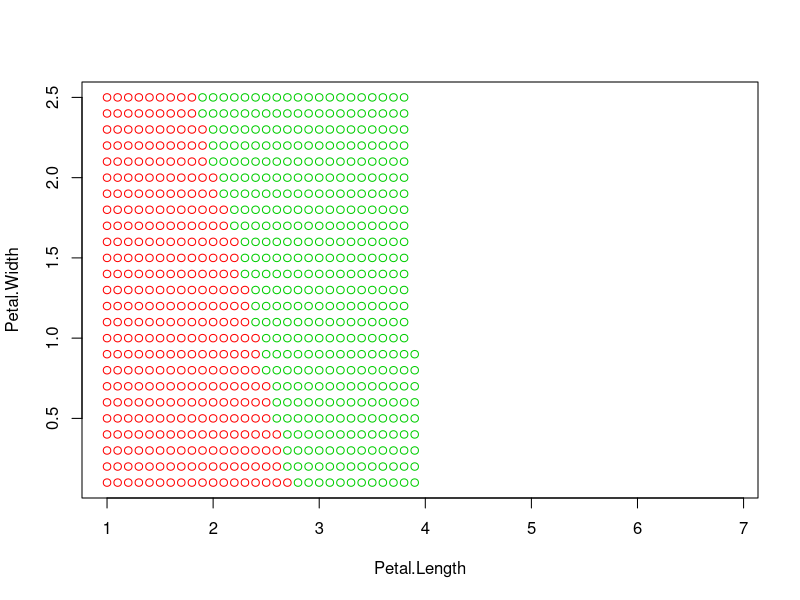

Write the R code that produced this figure. (Note: a time limit stopped this script after it produced the figure.)
colors <- c("setosa" = "red", "versicolor" = "green3", "virginica" = "blue")
plot(NULL, NULL, type = "l", xlim = c(min(iris[, 3]), max(iris[, 3])), ylim = c(min(iris[, 4]), max(iris[, 4])), xlab = 'Petal.Length', ylab = 'Petal.Width')

eDist <- function(u, v) {
  sqrt(sum((u - v)^2))
}

k <- 5 
xl <- iris[, 3:5]
l <- dim(xl)[1]
n <- dim(xl)[2] - 1

col3 <- seq(from = min(iris[, 3]), to = max(iris[, 3]), by = 0.1) 
col4 <- seq(from = min(iris[, 4]), to = max(iris[, 4]), by = 0.1)
for(i in col3) {
  for(j in col4) {
    point <- c(i, j)
    distances <- matrix(NA, l, 2)
    for(p in 1:l) {
      distances[p, ] <- c(p, eDist(xl[p, 1:n], point))
    }
    orderedxl <- xl[order(distances[ , 2]), ]
    classes <- orderedxl[1:k, n + 1]
    counts <- table(classes)
    classname <- which.max(counts)
    points(point[1], point[2],  pch = 21, bg = "white", col = colors[classname])
  }
}

for (i in 1:l) {
  points(iris[i, 3], iris[i, 4],  pch = 21, bg = colors[iris$Species[i]], col = colors[iris$Species[i]])
}

legend("bottomright", c("virginica", "versicolor", "setosa"), pch = c(15,15,15), col = c("blue", "green3", "red"))
